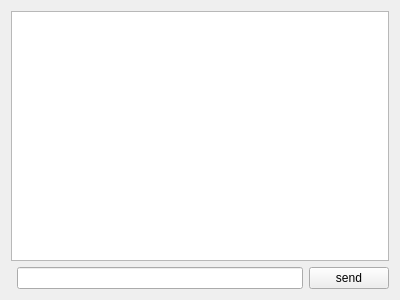
<?xml version="1.0" encoding="UTF-8"?>
<ui version="4.0">
 <class>StageEx01</class>
 <widget class="QWidget" name="StageEx01">
  <property name="geometry">
   <rect>
    <x>0</x>
    <y>0</y>
    <width>400</width>
    <height>300</height>
   </rect>
  </property>
  <property name="windowTitle">
   <string>Form</string>
  </property>
  <layout class="QGridLayout" name="gridLayout">
   <item row="1" column="1">
    <widget class="QLineEdit" name="txtInput"/>
   </item>
   <item row="0" column="0" colspan="3">
    <widget class="QTextEdit" name="txtShow"/>
   </item>
   <item row="1" column="2">
    <widget class="QPushButton" name="btnSend">
     <property name="text">
      <string>send</string>
     </property>
    </widget>
   </item>
  </layout>
 </widget>
 <resources/>
 <connections/>
</ui>
